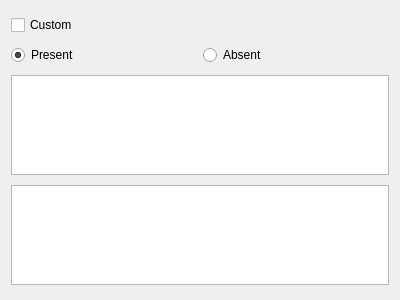
<?xml version="1.0" encoding="UTF-8"?>
<ui version="4.0">
 <class>Presence</class>
 <widget class="QWidget" name="Presence">
  <property name="geometry">
   <rect>
    <x>0</x>
    <y>0</y>
    <width>400</width>
    <height>300</height>
   </rect>
  </property>
  <property name="windowTitle">
   <string>Form</string>
  </property>
  <layout class="QGridLayout" name="gridLayout">
   <item row="1" column="0">
    <widget class="QRadioButton" name="m_pPresentRB">
     <property name="text">
      <string>Present</string>
     </property>
     <property name="checked">
      <bool>true</bool>
     </property>
    </widget>
   </item>
   <item row="1" column="1">
    <widget class="QRadioButton" name="m_pAbsentRB">
     <property name="text">
      <string>Absent</string>
     </property>
    </widget>
   </item>
   <item row="0" column="0">
    <widget class="QCheckBox" name="m_pCustomMessageCK">
     <property name="text">
      <string>Custom</string>
     </property>
    </widget>
   </item>
   <item row="3" column="0" colspan="2">
    <widget class="KTextEdit" name="m_pMessage">
     <property name="maximumSize">
      <size>
       <width>16777215</width>
       <height>100</height>
      </size>
     </property>
    </widget>
   </item>
   <item row="4" column="0" colspan="2">
    <widget class="QListView" name="m_pView">
     <property name="maximumSize">
      <size>
       <width>16777215</width>
       <height>100</height>
      </size>
     </property>
    </widget>
   </item>
  </layout>
 </widget>
 <customwidgets>
  <customwidget>
   <class>KTextEdit</class>
   <extends>QTextEdit</extends>
   <header>ktextedit.h</header>
  </customwidget>
 </customwidgets>
 <resources/>
 <connections>
  <connection>
   <sender>m_pCustomMessageCK</sender>
   <signal>toggled(bool)</signal>
   <receiver>m_pMessage</receiver>
   <slot>setVisible(bool)</slot>
   <hints>
    <hint type="sourcelabel">
     <x>58</x>
     <y>72</y>
    </hint>
    <hint type="destinationlabel">
     <x>72</x>
     <y>120</y>
    </hint>
   </hints>
  </connection>
  <connection>
   <sender>m_pCustomMessageCK</sender>
   <signal>toggled(bool)</signal>
   <receiver>m_pView</receiver>
   <slot>setHidden(bool)</slot>
   <hints>
    <hint type="sourcelabel">
     <x>47</x>
     <y>75</y>
    </hint>
    <hint type="destinationlabel">
     <x>63</x>
     <y>216</y>
    </hint>
   </hints>
  </connection>
  <connection>
   <sender>m_pCustomMessageCK</sender>
   <signal>toggled(bool)</signal>
   <receiver>m_pPresentRB</receiver>
   <slot>setVisible(bool)</slot>
   <hints>
    <hint type="sourcelabel">
     <x>44</x>
     <y>68</y>
    </hint>
    <hint type="destinationlabel">
     <x>44</x>
     <y>11</y>
    </hint>
   </hints>
  </connection>
  <connection>
   <sender>m_pCustomMessageCK</sender>
   <signal>toggled(bool)</signal>
   <receiver>m_pAbsentRB</receiver>
   <slot>setVisible(bool)</slot>
   <hints>
    <hint type="sourcelabel">
     <x>111</x>
     <y>69</y>
    </hint>
    <hint type="destinationlabel">
     <x>281</x>
     <y>21</y>
    </hint>
   </hints>
  </connection>
 </connections>
</ui>
